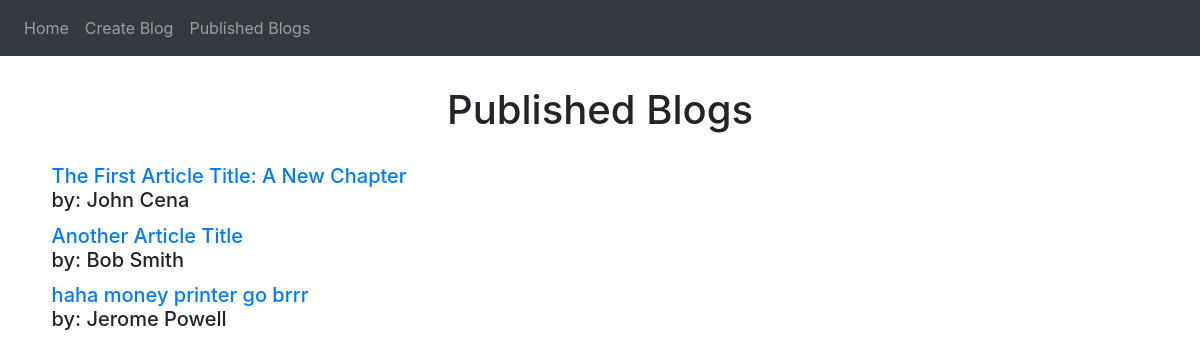
Page /published_blogs/ on the earlier database version.
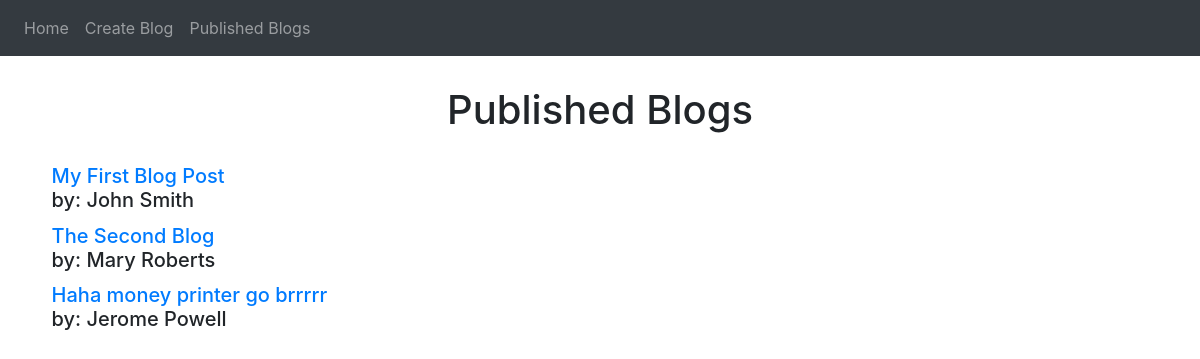
Same page on the later database version.
### blog/models.py (models this page shows)
class Article(models.Model):
    title = models.CharField(max_length=250)
    author = models.CharField(max_length=250)
    content = models.TextField()

### blog/views.py (the view)
# urls.py: path('published_blogs/', views.published_blogs_view),
def published_blogs_view(request):
    articles = Article.objects.all()
    template = loader.get_template('blog/publishedBlogs.html')
    context={'articles': articles}
    return HttpResponse(template.render(context, request))

### blog/templates/blog/publishedBlogs.html (shortened to what this page needs)
{% extends "blog/base.html" %}
{% block content %}
<h1 class="center publishedBlogsHeader">Published Blogs</h1>
<ul>
    {% for article in articles %}
    <h5 class="articleTitleSection"><a href="/individual_blog/?page={{forloop.counter}}">{{ article.title }}</a><br> by: {{article.author}}</h5>
    {% endfor %}
</ul>
{% endblock content %}

### blog/templates/blog/base.html (shortened to what this page needs)
<!DOCTYPE html>
<html lang="en">
<head>
    <link href="https://stackpath.bootstrapcdn.com/bootstrap/4.5.0/css/bootstrap.min.css" rel="stylesheet">
</head>
<body>
   <nav class="navbar navbar-expand-lg navbar-dark bg-dark">
     <div class="collapse navbar-collapse" id="navbarNavDropdown">
      <ul class="navbar-nav">
        <li class="nav-item">
          <a class="nav-link" href="/">Home</a>
        </li>
        <li class="nav-item">
           <a class="nav-link" href="/create_blog">Create Blog</a>
         </li>
         <li class="nav-item">
           <a class="nav-link" href="/published_blogs">Published Blogs</a>
          </li>
        </ul>
     </div>
    </nav>
    <div id="content">
        {% block content %}{% endblock %}
    </div>
</body>
</html>

### blog/templates/blog/publishedBlogs.html (style rules this page uses)
.center { text-align: center; }
.articleTitleSection { margin: 1% }
.publishedBlogsHeader { margin: 2.5%; }

Differences in the rows shown:
removed Article: title "The First Article Title: A New Chapter", author "John Cena"
removed Article: title "Another Article Title", author "Bob Smith"
removed Article: title "haha money printer go brrr", author "Jerome Powell"
added Article: title "My First Blog Post", author "John Smith"
added Article: title "The Second Blog", author "Mary Roberts"
added Article: title "Haha money printer go brrrrr", author "Jerome Powell"
